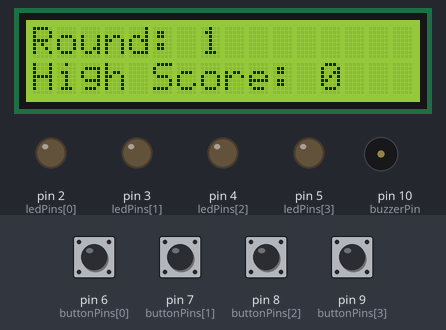
The sketch below on a simulated Arduino Uno, built with avr-gcc and run on an emulated ATmega328P. On the bench: 16×2 character LCD, output pins drawn as LEDs (lit = HIGH), buzzer (waves = sounding). Dashed ring = blinking. Inputs (shaded band) come from the test bench; at power-on: pin 6 (buttonPins[0]), pin 7 (buttonPins[1]), pin 8 (buttonPins[2]), pin 9 (buttonPins[3]) HIGH. Random numbers use the default seed unless the sketch sets one; EEPROM starts erased.

Above: at 1.2 s.
1.3 s: pin 7 (buttonPins[1]) pulled LOW for 0.15 s
At 1.5 s:
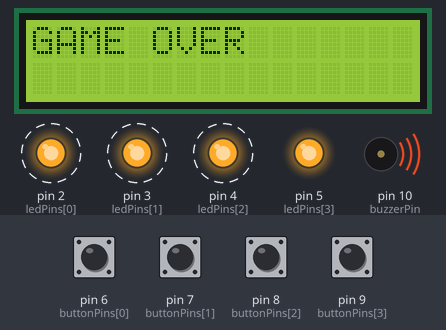
3.2 s: pin 9 (buttonPins[3]) pulled LOW for 0.15 s
At 3.5 s:
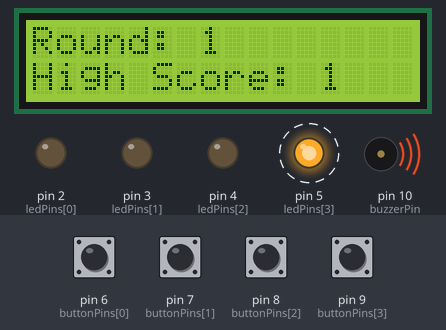
6.3 s: pin 6 (buttonPins[0]) pulled LOW for 0.15 s
At 6.5 s:
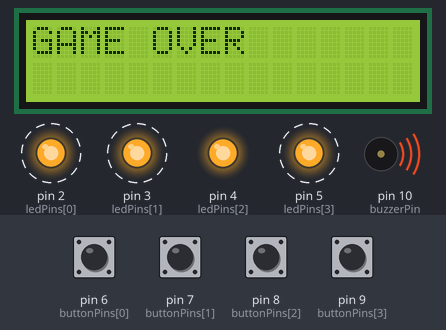
8.7 s: pin 8 (buttonPins[2]) pulled LOW for 0.15 s
At 9.0 s:
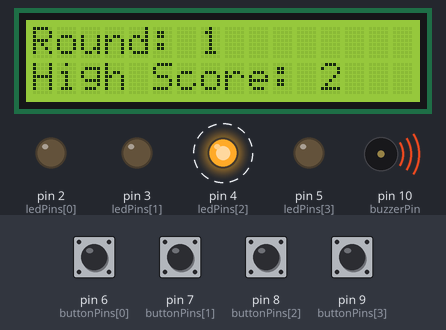
11.2 s: pin 6 (buttonPins[0]) pulled LOW for 1 s
At 14.0 s:
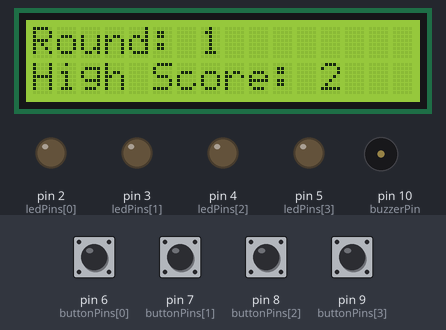
14.2 s: pin 7 (buttonPins[1]) pulled LOW for 1 s
At 15.25 s:
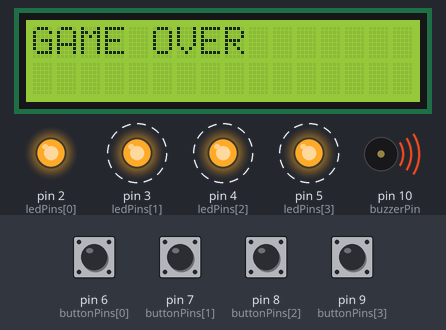
Timing chart, 0 to 17.8 s (numbered marks = the images above; inputs shaded):
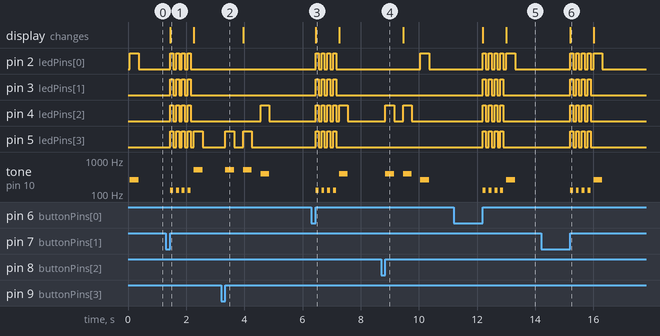

The sketch:

memoryGameLCD.ino
```cpp
#include <LiquidCrystal.h>
#include <EEPROM.h>

LiquidCrystal lcd(13, 12, 11, A1, A2, A3);

int ledPins[] = {2, 3, 4, 5};
int buttonPins[] = {6, 7, 8, 9};
int buzzerPin = 10;
int tones[] = {262, 330, 392, 523};
int sequence[100];
int sequenceLength = 0;
int HighScore = 0;

void lcdLoop(){
  //prints round number
  lcd.clear();
  lcd.setCursor(0,0);
  lcd.print("Round: ");
  lcd.print(sequenceLength);

  //prints high score
  lcd.setCursor(0,1);
  lcd.print("High Score: ");
  lcd.print(HighScore);
}

int getButtonPressed(){
  for(int i = 0; i < 4; i++){
    //if button is pressed then returns its index
    if(digitalRead(buttonPins[i]) == LOW){
      // wait for release of button
      while(digitalRead(buttonPins[i]) == LOW){}

      return i;
    }
  }
  return -1;
}

void gameOver(){
  //prints gameover on screen
  lcd.clear();
  lcd.setCursor(0, 0);
  lcd.print("GAME OVER");

  //lights flash when you lose
  for(int i = 0; i < 4; i++){
    digitalWrite(ledPins[0], HIGH);
    digitalWrite(ledPins[1], HIGH);
    digitalWrite(ledPins[2], HIGH);
    digitalWrite(ledPins[3], HIGH);
    tone(buzzerPin, 131);
    delay(100);
    digitalWrite(ledPins[0], LOW);
    digitalWrite(ledPins[1], LOW);
    digitalWrite(ledPins[2], LOW);
    digitalWrite(ledPins[3], LOW);
    noTone(buzzerPin);
    delay(100);
  }

  //finds the high score
  if(sequenceLength > HighScore){
    HighScore = sequenceLength;
    EEPROM.put(0, HighScore);
  }

  //restarts game
  sequenceLength = 0;
}

void setup() {

  //adds memory location of high score
  EEPROM.get(0, HighScore);

  //safety check
  if (HighScore < 0 || HighScore > 100) {
    HighScore = 0;
  }

  //creates random sequence everytime
  randomSeed(analogRead(A0));

  //initialize led pins and button pins
  for(int i = 0; i < 4; i++){
    pinMode(ledPins[i], OUTPUT);
    pinMode(buttonPins[i], INPUT_PULLUP);
  }

  //initialize number of rows/columns in display
  lcd.begin(16, 2);
}

void loop() {
  //initialize sequence every round
  sequence[sequenceLength] = random(0, 4);
  sequenceLength++;

  lcdLoop();

  //show sequence
  for(int i = 0; i < sequenceLength; i++){

    digitalWrite(ledPins[sequence[i]], HIGH);
    tone(buzzerPin, tones[sequence[i]]);
    delay(300);
    digitalWrite(ledPins[sequence[i]], LOW);
    noTone(buzzerPin);
    delay(300);

  }

  for(int j = 0; j < sequenceLength; j++){

    int input;

    //waits for button to be pressed
    do{
      input = getButtonPressed();
    }while(input == -1);

    //if the button and sequnece index are the same then keep going
    if(input == sequence[j]){
      digitalWrite(ledPins[input], HIGH);
      tone(buzzerPin, tones[input]);
      delay(300);
      digitalWrite(ledPins[input], LOW);
      noTone(buzzerPin);
      delay(300);
    }

    //end game if player messes up
    else{
      gameOver();
    }

  }


}
```

Measured:
- after the input at 1.3 s, pin 2 (ledPins[0]), pin 3 (ledPins[1]): alternates HIGH for 0.10 s and LOW for 0.10 s, 8 changes in all, then stays LOW, starting after 0.15 s
- after the input at 3.2 s, pin 4 (ledPins[2]): LOW → HIGH after 1.4 s, → LOW 0.30 s later; pin 5 (ledPins[3]): alternates HIGH for 0.30 s and LOW for 0.31 s, 4 changes in all, then stays LOW, starting after 0.15 s; tone on pin 10 (buzzerPin): plays 523 Hz for 0.30 s, 523 Hz for 0.30 s, 392 Hz for 0.30 s, starting after 0.15 s
- after the input at 6.3 s, pin 2 (ledPins[0]), pin 3 (ledPins[1]): alternates HIGH for 0.10 s and LOW for 0.10 s, 8 changes in all, then stays LOW, starting after 0.15 s
- after the input at 8.7 s, pin 2 (ledPins[0]): LOW → HIGH after 1.4 s, → LOW 0.30 s later; pin 4 (ledPins[2]): alternates HIGH for 0.30 s and LOW for 0.31 s, 4 changes in all, then stays LOW, starting after 0.15 s; tone on pin 10 (buzzerPin): plays 392 Hz for 0.30 s, 392 Hz for 0.30 s, 262 Hz for 0.30 s, starting after 0.15 s
- after the input at 11.2 s, pin 2 (ledPins[0]): goes 4 × (HIGH 0.10 s, LOW 0.10 s), HIGH 0.30 s, then LOW, starting after 1.0 s; pin 3 (ledPins[1]): alternates HIGH for 0.10 s and LOW for 0.10 s, 8 changes in all, then stays LOW, starting after 1.0 s
- after the input at 14.2 s, pin 2 (ledPins[0]): goes 4 × (HIGH 0.10 s, LOW 0.10 s), HIGH 0.30 s, then LOW, starting after 1.0 s; pin 3 (ledPins[1]): alternates HIGH for 0.10 s and LOW for 0.10 s, 8 changes in all, then stays LOW, starting after 1.0 s
